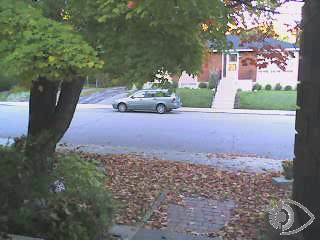
#> input picture frame 11 of data/images/bike.avi, 320 x 240 px, given in place of vtest.avi, which was not available
$ python opticalflow_dis_demo.py
#> lines starting #> are read from the running program, lines starting #| are printed output that depends on the picture; pictures that were not available may be replaced by others from this repository, and a replacement may not be noted
import cv2 as cv
import numpy as np
cap = cv.VideoCapture("D:/images/video/vtest.avi")
ret, frame1 = cap.read()
#> frame1 is the input picture: shape (240, 320, 3); mean B, G, R 117.9, 119.1, 115
prvs = cv.cvtColor(frame1,cv.COLOR_BGR2GRAY)
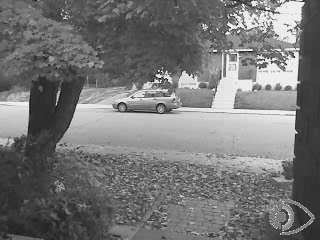
#> prvs: shape (240, 320); min 0, max 255, mean 117.7
hsv = np.zeros_like(frame1)
hsv[...,1] = 255
dis = cv.DISOpticalFlow_create()
while(1):
    ret, frame2 = cap.read()
    next = cv.cvtColor(frame2,cv.COLOR_BGR2GRAY)
    flow = dis.calc(prvs,next, None,)
    # flow = cv.calcOpticalFlowFarneback(prvs,next, None, 0.5, 3, 15, 3, 5, 1.2, 0)
    mag, ang = cv.cartToPolar(flow[...,0], flow[...,1])
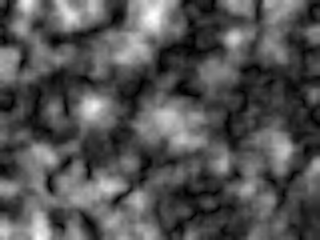
#> mag: shape (240, 320) float32; min 0.000156, max 0.0993, mean 0.0324; drawn with min black and max white
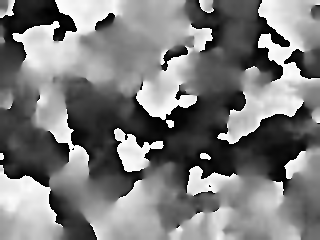
#> ang: shape (240, 320) float32; min 7.22e-05, max 6.28, mean 3.05; drawn with min black and max white
    hsv[...,0] = ang*180/np.pi/2
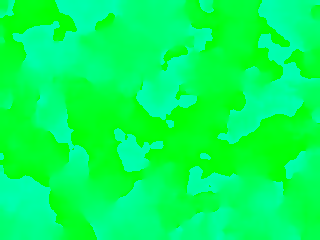
#> hsv: shape (240, 320, 3); mean of channels 0, 1, 2 86.9, 255, 0; drawn as B, G, R
    hsv[...,2] = cv.normalize(mag,None,0,255,cv.NORM_MINMAX)
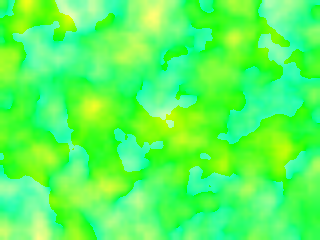
#> hsv: shape (240, 320, 3); mean of channels 0, 1, 2 86.9, 255, 82.4; drawn as B, G, R
    bgr = cv.cvtColor(hsv,cv.COLOR_HSV2BGR)
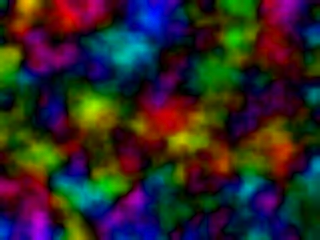
#> bgr: shape (240, 320, 3); mean B, G, R 37.3, 38.2, 44.9
    cv.imshow('result',bgr)
    cv.imshow('input', frame2)
    k = cv.waitKey(30) & 0xff
#> (key Esc is pressed here)
    if k == 27:
        break
    elif k == ord('s'):
        cv.imwrite('opticalfb.png',frame2)
        cv.imwrite('opticalhsv.png',bgr)
    prvs = next
cap.release()
cv.destroyAllWindows()

$ run again, starting later in the video
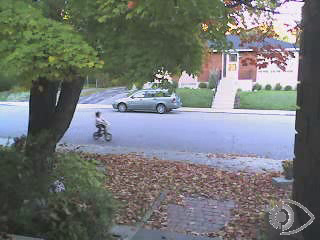
#> input picture frame 53 of data/images/bike.avi, 320 x 240 px, given in place of vtest.avi, which was not available
#> frame1 is the input picture: shape (240, 320, 3); mean B, G, R 117.3, 118.6, 114.8
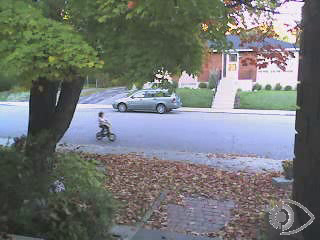
#> input picture frame 54 of data/images/bike.avi, 320 x 240 px, given in place of vtest.avi, which was not available
#> frame2 is the input picture: shape (240, 320, 3); mean B, G, R 117.2, 118.6, 114.7
#> `bgr = cv.cvtColor(hsv,cv.COLOR_HSV2BGR)`:
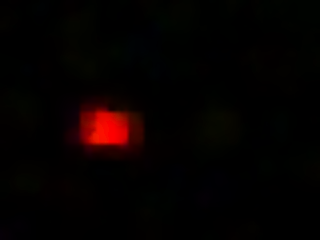
#> bgr: shape (240, 320, 3); mean B, G, R 0.3, 1.1, 6.2

$ run again, starting later in the video
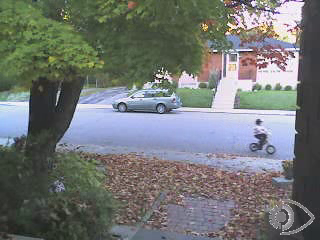
#> input picture frame 95 of data/images/bike.avi, 320 x 240 px, given in place of vtest.avi, which was not available
#> frame1 is the input picture: shape (240, 320, 3); mean B, G, R 116.8, 118.3, 114.7
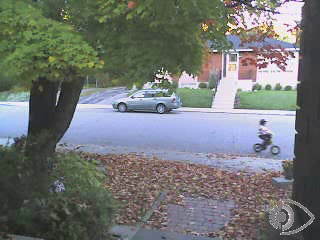
#> input picture frame 96 of data/images/bike.avi, 320 x 240 px, given in place of vtest.avi, which was not available
#> frame2 is the input picture: shape (240, 320, 3); mean B, G, R 116.6, 118.3, 114.5
#> `bgr = cv.cvtColor(hsv,cv.COLOR_HSV2BGR)`:
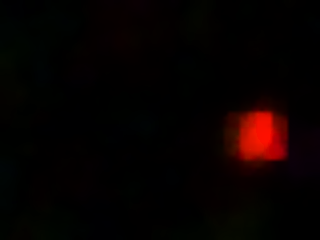
#> bgr: shape (240, 320, 3); mean B, G, R 0.5, 1.3, 8
